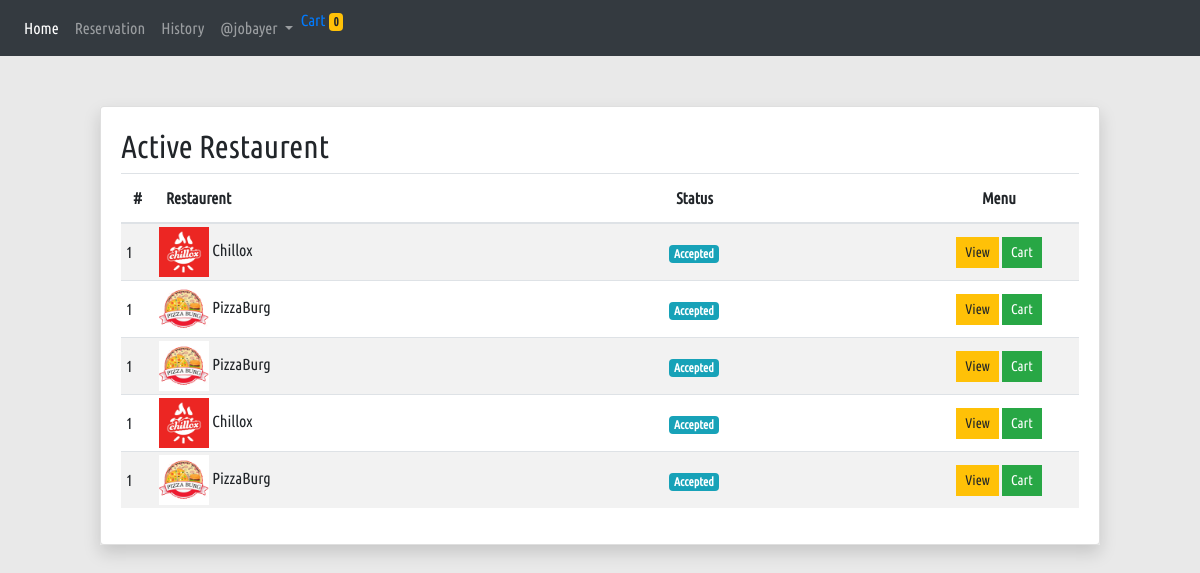
Screenshot of /product/ur_reserve/ (signed in) with the database file from the repository.
### Product_App/models.py (models this page shows, shortened)
class Reservation(models.Model):
    restaurents = models.ForeignKey(Restaurent, on_delete=models.CASCADE, null=False, default='')
    user = models.ForeignKey(User, on_delete=models.CASCADE)
    person = models.IntegerField(default='1')
    booking_date = models.DateField(null=True)
    booking_time = models.CharField(choices=TIME_CHOICES, max_length=50, null=True)
    status = models.CharField(max_length=40,choices=STATUS_CHOICES,default='Pending')

class Restaurent(models.Model):
    name = models.CharField(max_length=40)
    restaurent_pics = models.ImageField(upload_to = 'restaurent_pics', blank=True)
    total_seat = models.IntegerField()
    opening = models.CharField(max_length=10)
    closed = models.CharField(max_length=10)

### Product_App/views.py (the view)
# urls.py: path('ur_reserve/', views.ur_reserve, name='ur_reserve'),
def ur_reserve(request):
    table = Reservation.objects.filter(user=request.user)
    return render(request, 'Product_App/your_reserve.html', {'table':table})

### templates/Product_App/your_reserve.html
{% extends 'base.html' %}
{% load crispy_forms_tags %}
{% block content %}
<div class="container">
    <div class="row">
        <div class="col-12">
            <div class="wrap-table shadow">
                <div class="card">
                    <div class="card-body">
                        <h2>Active Restaurent</h2>
                        <table class="table table-striped">
                            <thead>
                                <tr>
                                    <th>#</th>
                                    <th>Restaurent</th>
                                    <th>Status</th>
                                    <th class="text-center" colspan="2">Menu</th>
                                </tr>
                            </thead>
                            <tbody>
                                {% for data in table %}
                                <tr>
                                    <td>1</td>
                                    <td><img src="/media/{{data.restaurents.restaurent_pics}}" alt=""> {{data.restaurents.name }}</td>
                                    <td>
                                        <div class="badge badge-info text-center">{{ data.status }}</div>
                                    </td>
                                    <td class="text-center">
                                        <a class="btn btn-sm btn-warning"
                                            href="{% url 'Product_App:menus' id=data.restaurents.id %}">View</a>
                                        {% if data.status == 'Accepted' %}
                                        <a class="btn btn-sm btn-success" href="{% url 'Product_App:cart_detail' id=data.restaurents.id %}">Cart</a>
                                        {% endif %}
                                    </td>
                                </tr>
                                {% endfor %}
                            </tbody>
                        </table>
                    </div>
                </div>
            </div>
        </div>
    </div>
</div>
{% endblock %}

### templates/base.html (shortened to what this page needs)
<!DOCTYPE html>
<html lang="en">
<head>
	{% load static %}
	<link rel="stylesheet" href="{% static 'assets/css/bootstrap.min.css' %}">
	<link rel="stylesheet" href="{% static 'assets/css/style.css' %}">
	<link rel="stylesheet" href="{% static 'assets/css/responsive.css' %}">
</head>
<body>
	<nav class="navbar navbar-expand navbar-dark bg-dark">
		<ul class="nav navbar-nav">
			<li class="nav-item active">
				<a class="nav-link" href="{% url 'index' %}">Home</a>
			</li>
			{% if user.is_authenticated %}
			<li class="nav-item">
				<a class="nav-link" href="{% url 'Product_App:ur_reserve' %}">Reservation</a>
			</li>
			<li class="nav-item">
				<a class="nav-link" href="{% url 'Product_App:ur_reserve' %}">History</a>
			</li>
			<div class="nav-item dropdown">
				<a href="" class="nav-link dropdown-toggle" id="navbardrop" data-toggle="dropdown">
					@{{user.username}}
				</a>
			</div>
			<li class="nav-item">
				<a href=""> Cart <span class="badge badge-warning">{{request.session.cart|length}}</span></a>
			</li>
			{% endif %}
		</ul>
	</nav>
	{% block content %}
	{% endblock %}
</body>
</html>

### static/assets/css/style.css (style rules this page uses)
* { font-family: 'ubuntu'; }
body { background-color: #e9e9e9; }
.btn { border-radius: 0px !important; }
.wrap-table { width: 1000px; margin: 50px auto 0px; }
.wrap-table table tr td { vertical-align: middle !important; padding: 3px 5px; }
.wrap-table table tr td img { width: 50px; height: 50px; vertical-align: middle !important; }
.wrap-table table tbody tr td:first-child { width: 30px !important; }
.wrap-table table tbody tr td:last-child { text-align: right; width: 160px; }

### rows the page displays
Reservation: restaurents.restaurent_pics (picture), restaurents.name "Chillox", status "Accepted", shows "Cart"
Reservation: restaurents.restaurent_pics (picture), restaurents.name "PizzaBurg", status "Accepted", shows "Cart"
Reservation: restaurents.restaurent_pics (picture), restaurents.name "PizzaBurg", status "Accepted", shows "Cart"
Reservation: restaurents.restaurent_pics (picture), restaurents.name "Chillox", status "Accepted", shows "Cart"
Reservation: restaurents.restaurent_pics (picture), restaurents.name "PizzaBurg", status "Accepted", shows "Cart"

### other values shown
{{ user.username }} "jobayer"
{{ request.session.cart|length }} "0"
